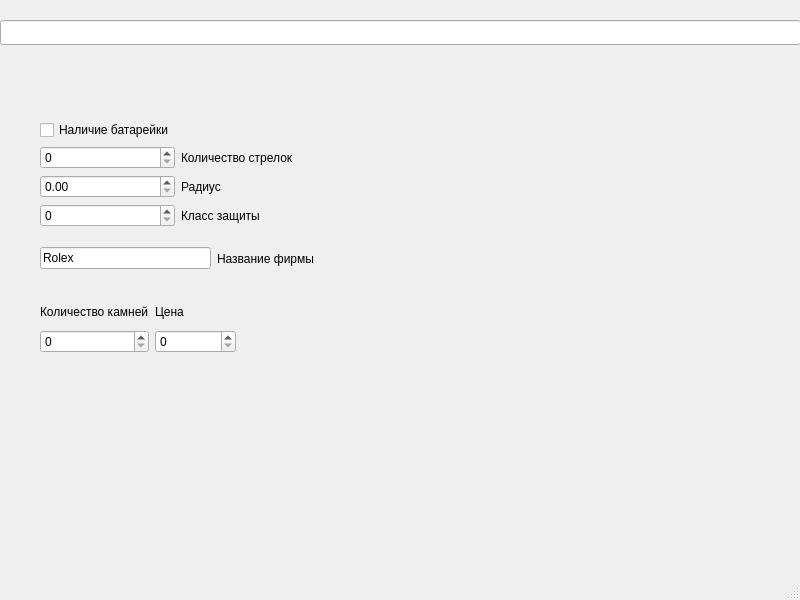
<?xml version="1.0" encoding="UTF-8"?>
<ui version="4.0">
 <class>MainWindow</class>
 <widget class="QMainWindow" name="MainWindow">
  <property name="geometry">
   <rect>
    <x>0</x>
    <y>0</y>
    <width>800</width>
    <height>600</height>
   </rect>
  </property>
  <property name="windowTitle">
   <string>MainWindow</string>
  </property>
  <widget class="QWidget" name="centralwidget">
   <widget class="QLineEdit" name="lineEdit">
    <property name="geometry">
     <rect>
      <x>0</x>
      <y>20</y>
      <width>801</width>
      <height>25</height>
     </rect>
    </property>
   </widget>
   <widget class="QWidget" name="">
    <property name="geometry">
     <rect>
      <x>40</x>
      <y>120</y>
      <width>275</width>
      <height>164</height>
     </rect>
    </property>
    <layout class="QVBoxLayout" name="verticalLayout_3">
     <item>
      <layout class="QVBoxLayout" name="verticalLayout_2">
       <item>
        <layout class="QVBoxLayout" name="verticalLayout">
         <item>
          <widget class="QCheckBox" name="checkBox">
           <property name="text">
            <string>Наличие батарейки</string>
           </property>
          </widget>
         </item>
         <item>
          <layout class="QHBoxLayout" name="horizontalLayout_2">
           <item>
            <widget class="QSpinBox" name="spinBox"/>
           </item>
           <item>
            <widget class="QLabel" name="label_2">
             <property name="text">
              <string>Количество стрелок</string>
             </property>
            </widget>
           </item>
          </layout>
         </item>
         <item>
          <layout class="QHBoxLayout" name="horizontalLayout">
           <item>
            <widget class="QDoubleSpinBox" name="doubleSpinBox"/>
           </item>
           <item>
            <widget class="QLabel" name="label_3">
             <property name="text">
              <string>Радиус</string>
             </property>
            </widget>
           </item>
          </layout>
         </item>
        </layout>
       </item>
       <item>
        <layout class="QHBoxLayout" name="horizontalLayout_3">
         <item>
          <widget class="QSpinBox" name="ProtectionClassspinBox_2"/>
         </item>
         <item>
          <widget class="QLabel" name="label_4">
           <property name="text">
            <string>Класс защиты</string>
           </property>
          </widget>
         </item>
        </layout>
       </item>
      </layout>
     </item>
     <item>
      <layout class="QHBoxLayout" name="horizontalLayout_4">
       <item>
        <widget class="QLineEdit" name="NameEdit">
         <property name="text">
          <string>Rolex</string>
         </property>
        </widget>
       </item>
       <item>
        <widget class="QLabel" name="label">
         <property name="text">
          <string>Название фирмы</string>
         </property>
        </widget>
       </item>
      </layout>
     </item>
    </layout>
   </widget>
   <widget class="QWidget" name="">
    <property name="geometry">
     <rect>
      <x>40</x>
      <y>300</y>
      <width>196</width>
      <height>53</height>
     </rect>
    </property>
    <layout class="QHBoxLayout" name="horizontalLayout_5">
     <item>
      <layout class="QVBoxLayout" name="verticalLayout_5">
       <item>
        <widget class="QLabel" name="label_5">
         <property name="text">
          <string>Количество камней</string>
         </property>
        </widget>
       </item>
       <item>
        <widget class="QSpinBox" name="NumbspinBox_2"/>
       </item>
      </layout>
     </item>
     <item>
      <layout class="QVBoxLayout" name="verticalLayout_4">
       <item>
        <widget class="QLabel" name="label_6">
         <property name="text">
          <string>Цена</string>
         </property>
        </widget>
       </item>
       <item>
        <widget class="QSpinBox" name="PricespinBox_2"/>
       </item>
      </layout>
     </item>
    </layout>
   </widget>
  </widget>
  <widget class="QMenuBar" name="menubar">
   <property name="geometry">
    <rect>
     <x>0</x>
     <y>0</y>
     <width>800</width>
     <height>22</height>
    </rect>
   </property>
  </widget>
  <widget class="QStatusBar" name="statusbar"/>
 </widget>
 <resources/>
 <connections/>
</ui>
